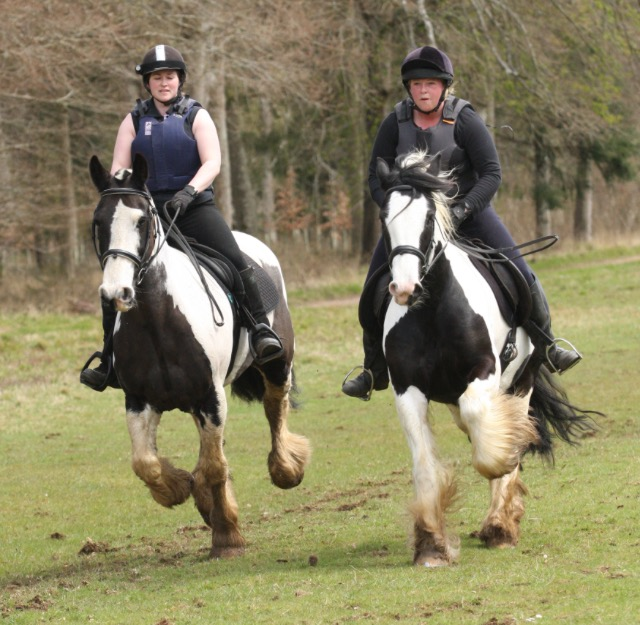
#> input picture assets/Fun Ride.jpg, 640 x 625 px
$ python tutorial_2.py
#> lines starting #> are read from the running program, lines starting #| are printed output that depends on the picture; after the words box and inside, x2 and y2 are one past the last pixel; in counts of white or black regions, pixels touching at a corner belong together
import cv2

# [7 lines of commented-out code are left out]

img = cv2.imread("assets/Fun Ride.jpg", cv2.IMREAD_COLOR)
#> img is the input picture: shape (625, 640, 3); mean B, G, R 96.4, 128.6, 135.2
tag = img[30:130, 110:210]  # Copy a slice of the image
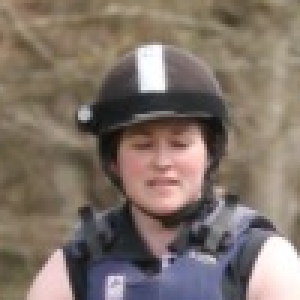
#> tag: shape (100, 100, 3) (shown 3 times larger); mean B, G, R 105.4, 114.9, 128
img[200:300, 300:400] = tag  # Paste it somewhere else
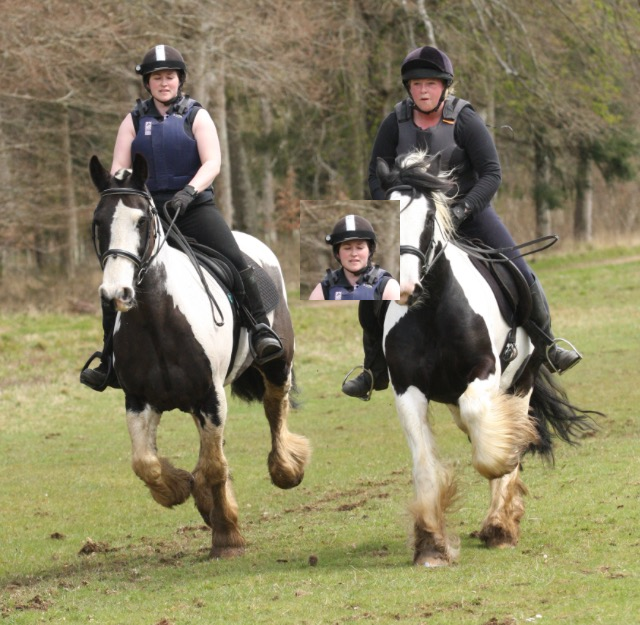
#> img: shape (625, 640, 3); 2.5% of pixels changed, all inside (x1, y1, x2, y2) = (300, 200, 400, 300)

cv2.imshow('Fun Ride Modified', img)

cv2.waitKey(0)  # Wait for any key press (milliseconds: 0 = infinite)
cv2.destroyAllWindows()

$ run again, with assets/soccer_practice.jpg copied over assets/Fun Ride.jpg
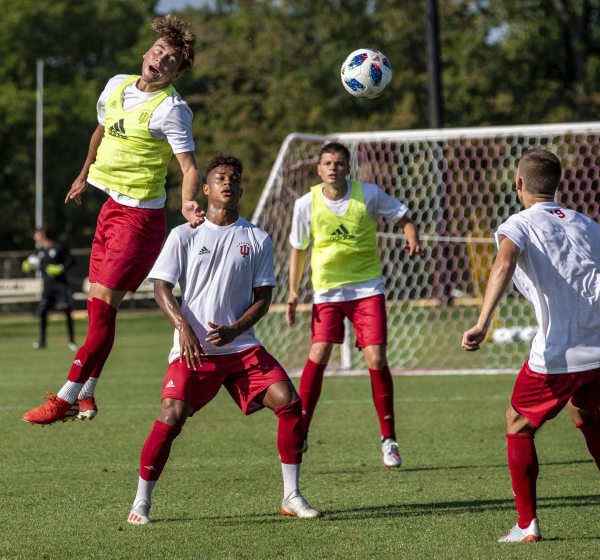
#> input picture assets/soccer_practice.jpg, 1200 x 1119 px (shown at 1/2 size)
#> img is the input picture: shape (1119, 1200, 3); mean B, G, R 70.9, 96, 102.6
#> `tag = img[30:130, 110:210]`:
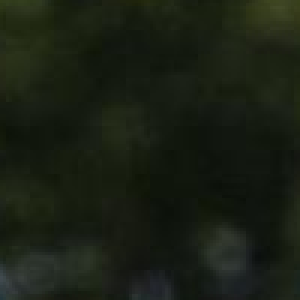
#> tag: shape (100, 100, 3) (shown 3 times larger); mean B, G, R 19.6, 31.2, 25.3
#> `img[200:300, 300:400] = tag`:
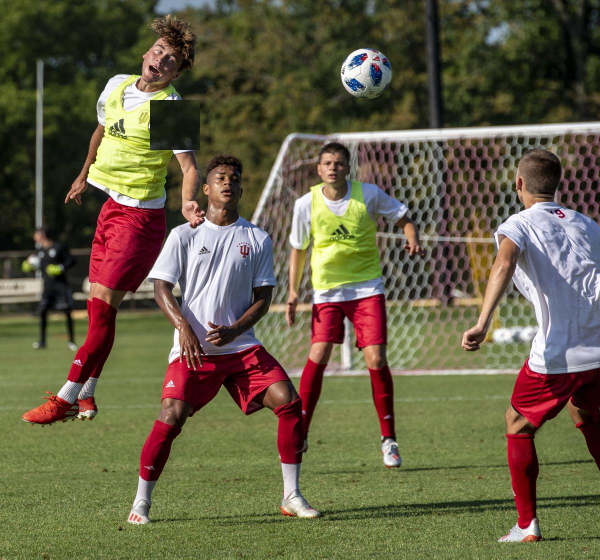
#> img: shape (1119, 1200, 3) (shown at 1/2 size); 0.74% of pixels changed, all inside (x1, y1, x2, y2) = (300, 200, 400, 300)
